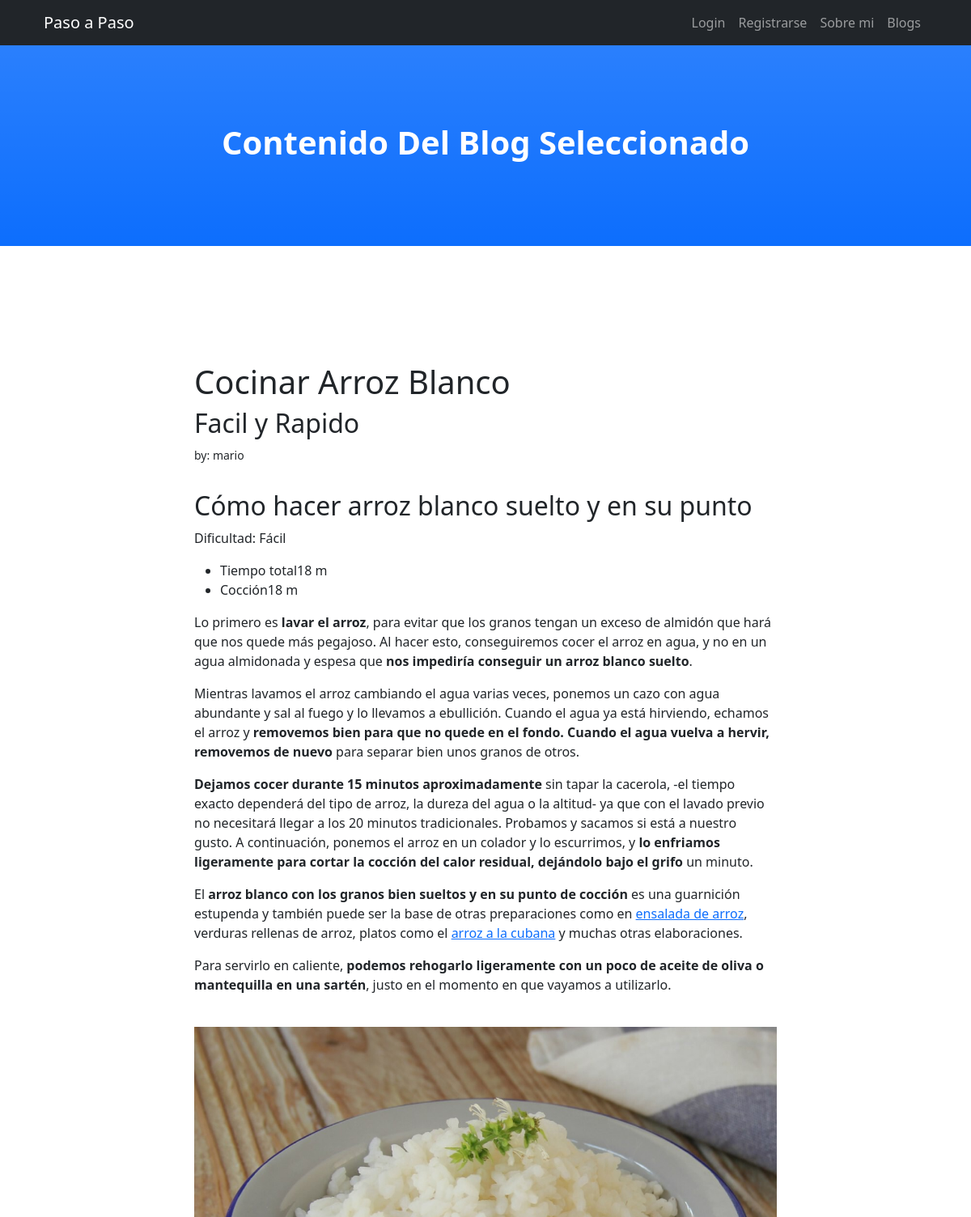
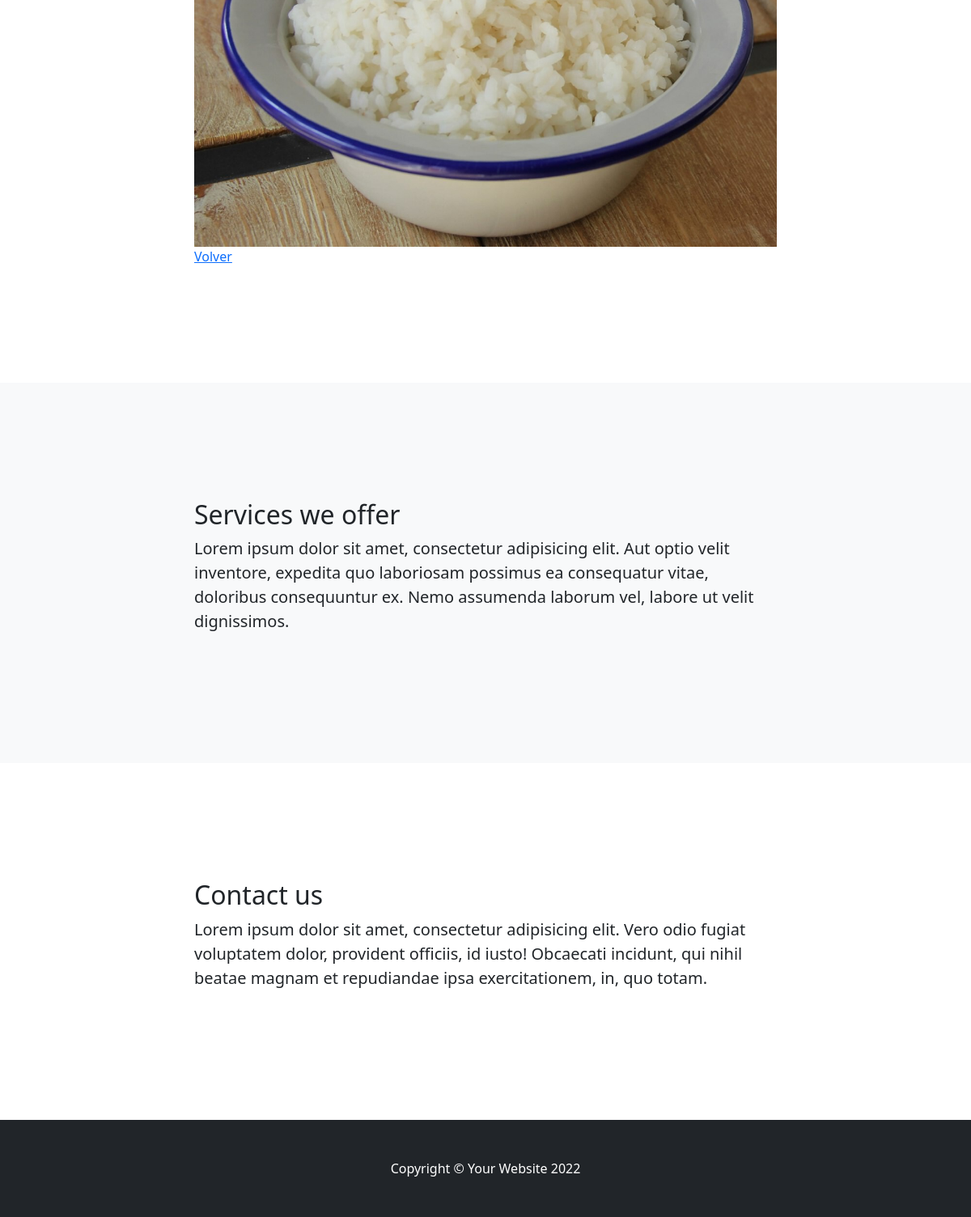
Page /article/6 on the committed database (2 pictures, top to bottom).
### Blog/models.py (models this page shows, shortened)
class Blog(models.Model):
    titulo = models.CharField(max_length=200)
    subtitulo = models.CharField(max_length=200, blank=True) #Opcional, por eso blank=true
    cuerpo = RichTextUploadingField(blank=True, null=True)
    autor = models.ForeignKey(User, on_delete=models.CASCADE) #Borra posts si el autor/user es borrado
    fecha = models.DateTimeField() #Fecha de Publicacion
    imagen = models.ImageField(upload_to='media', blank=True) #Directorio donde se va a guardar

### Blog/views.py (the view)
# urls.py: path("article/<int:pk>",ArticleDetailView.as_view(),name="DetalleBlog"),#llama con article key,ver detalles blogs
class ArticleDetailView(DetailView): #Detalles del blog
    model=Blog
    template_name="detalle.html"

### Blog/templates/detalle.html (shortened to what this page needs)
{% extends "index.html" %}
{% load static %}
{% block titulo %}
Contenido Del Blog Seleccionado
{% endblock %}
{% block contenido %}
<h1>{{ blog.titulo | safe }}</h1>
<h2>{{ blog.subtitulo | safe }}</h2>
<small>by: {{ blog.autor}}</small>
<br/>
<br/>
<h2>
{{ blog.cuerpo | safe}}
</h2>
<br/>
{% if blog.imagen %}
<img class="img-fluid" src= "{{ blog.imagen.url }}" alt="..." /></a>
{% endif %}
<br/>
<a href="{% url "LeerMas" %}">Volver</a>
{% endblock %}

### rows in the picture
Blog: titulo "Cocinar Arroz Blanco", subtitulo "Facil y Rapido", autor "mario", cuerpo "Cómo hacer arroz blanco suelto y en su punto Dificultad: Fácil Tiempo total18 m Cocción18 m Lo primero es lavar el arroz , para evitar que los granos tengan un exceso de almidón que hará que nos quede más pegajoso. Al hacer esto, conseguiremos cocer el arroz en agua, y no en un agua almidonada y espesa que nos impediría conseguir un arroz blanco suelto . Mientras lavamos el arroz cambiando el agua varias veces, ponemos un cazo con agua abundante y sal al fuego y lo llevamos a ebullición. Cuando el agua ya está hirviendo, echamos el arroz y removemos bien para que no quede en el fondo. Cuando el agua vuelva a hervir, removemos de nuevo para separar bien unos granos de otros. Dejamos cocer…", imagen (picture)
